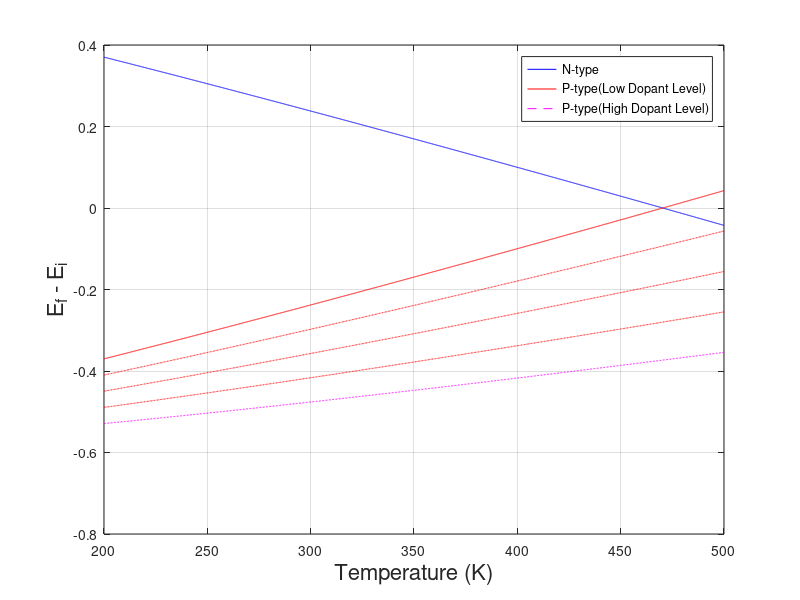

Write the MATLAB code that produced this figure. (Note: this script raises an error after producing the figure.)

clc
% find E fermi given the doping of Na
% find E fermi instrinsic from Si
% temperature range is 200 - 500 K
% plot Ef - Ei as a function of temperature
E_g_Si = 1.12; %eV
E_F_Si = E_g_Si / 2;
m_0 = 9.1093 *10^-31; %kg
m_star_n = 1.18 * m_0; % electron effective mass
m_star_p = 0.81 * m_0; % hole effective mass
T = 200:0.1:500;
k = 8.617*10^-5;
N_A = 10^14; %/cm^3 
N_D = 10^14; %/cm^3

n_i_Si = (9.15e19.*(T./300).^2.*exp(-0.5928./(k*T)));
p_type = -k.*T.*reallog(N_A./n_i_Si);
n_type = k.*T.*reallog(N_D./n_i_Si);

plot(T, n_type, 'color', 'b')
hold on

plot(T, p_type,'color', 'r')
hold on

N_A = 10^15; %/cm^3 
p_type = -k.*T.*reallog(N_A./n_i_Si);
plot(T, p_type,'color', 'r', 'LineStyle','-.', 'HandleVisibility','off')
hold on

N_A = 10^16; %/cm^3 
p_type = -k.*T.*reallog(N_A./n_i_Si);
plot(T, p_type,'color', 'r', 'LineStyle','-.', 'HandleVisibility','off')
hold on

N_A = 10^17; %/cm^3 
p_type = -k.*T.*reallog(N_A./n_i_Si);
plot(T, p_type,'color', 'r', 'LineStyle','-.', 'HandleVisibility','off')
hold on

N_A = 10^18; %/cm^3 
p_type = -k.*T.*reallog(N_A./n_i_Si);
plot(T, p_type,'color', 'm', 'LineStyle','--')

legend('N-type', 'P-type(Low Dopant Level)', 'P-type(High Dopant Level)')
grid on
xlabel('Temperature (K)', 'Fontsize',16);
ylabel('E_{f} - E_{i}', 'Fontsize', 16);

clear
cprintf('_green','-----------------------------')